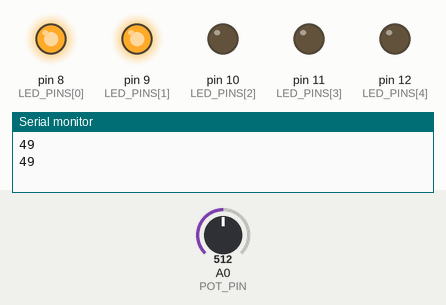
Recording of a sketch running on a simulated Arduino Uno, built with avr-gcc and run on an emulated ATmega328P. Parts: output pins drawn as LEDs (lit = HIGH), the last lines printed to the serial monitor. The test bench sets the inputs (shaded band); at power-on: A0 (POT_PIN) = 512.

Above: at 1.8 s.
1.9 s: A0 (POT_PIN) set to 595
3.4 s: A0 (POT_PIN) set to 623
At 5.1 s:
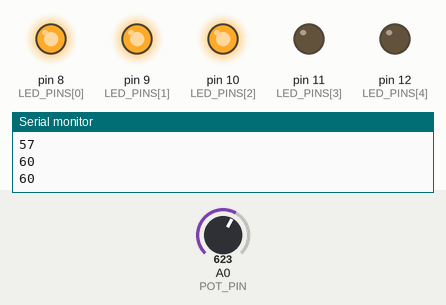
5.5 s: A0 (POT_PIN) set to 801
7.2 s: A0 (POT_PIN) set to 833
At 9.2 s:
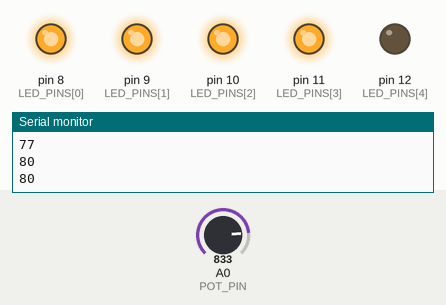
9.5 s: A0 (POT_PIN) set to 1009
11.2 s: A0 (POT_PIN) set to 1023
At 12.5 s:
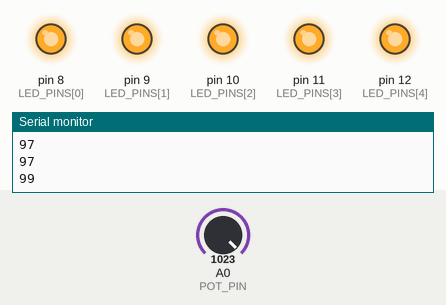
Timing chart, 0 to 14.2 s (numbered marks = the images above; inputs shaded):
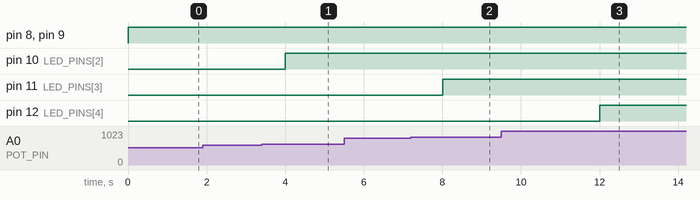

Measured:
- the behaviour switches between 613 and 614 on A0 (POT_PIN) (found by bisection; images 0 and 1)
- the behaviour switches between 818 and 819 on A0 (POT_PIN) (found by bisection; images 1 and 2)
- the behaviour switches between 1022 and 1023 on A0 (POT_PIN) (found by bisection; images 2 and 3)
- after the input at 3.4 s, pin 10 (LED_PINS[2]): LOW → HIGH after 0.60 s
- after the input at 7.2 s, pin 11 (LED_PINS[3]): LOW → HIGH after 0.80 s
- after the input at 11.2 s, pin 12 (LED_PINS[4]): LOW → HIGH after 0.81 s

The sketch:

potentiometer_percent.ino
```cpp
// (licence header left out)
const int POT_PIN = 0;
const int SLEEP_TIME = 1000;
const int SP_BAUD = 9600;
const int LED_PINS[] = {8, 9, 10, 11, 12};


void setup() {
  Serial.begin(SP_BAUD);
  for (int i = 0; i < 5; i++) {
    pinMode(LED_PINS[i], OUTPUT);
  }
}


void turnOnSomeLEDs(int howMany) {
  for (int i = 0; i < 5; i++) {
    if (i < howMany) {
      digitalWrite(LED_PINS[i], HIGH);
    } else {
      digitalWrite(LED_PINS[i], LOW);
    }
  }
}


void loop() {
  int potValue = analogRead(POT_PIN);
  int outValue = map(potValue, 0, 1023, 0, 99);
  int ledsToTurnOn = map(potValue, 0, 1023, 0, 5);

  Serial.println(outValue);
  turnOnSomeLEDs(ledsToTurnOn);

  delay(SLEEP_TIME);
}
```
